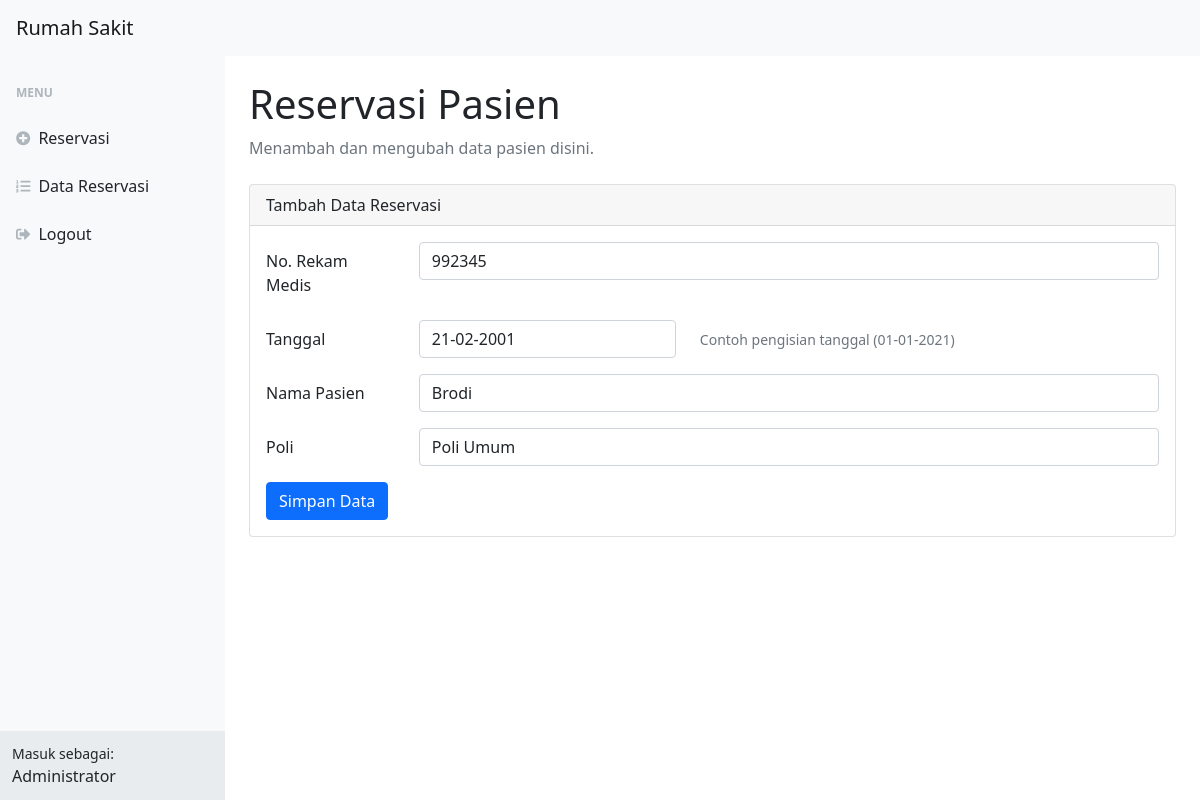
Screenshot of /index.php?op=edit&id=1 (signed in) with the database file from the repository.
### tables this page shows
CREATE TABLE `reservasi` (
  `id` int(11) NOT NULL,
  `rm` int(11) NOT NULL,
  `tanggal` varchar(10) NOT NULL,
  `namapasien` varchar(25) NOT NULL,
  `poli` varchar(25) NOT NULL
);

### function.php (called while the page is built, shortened)
<?php
$host       = "localhost";
$user       = "root";
$pass       = "";
$db         = "reservasi_db";
$koneksi    = mysqli_connect($host, $user, $pass, $db);
if (isset($_GET['op'])) {
    $op = $_GET['op'];
} else {
    $op = "";
}
if ($op == 'edit') {
    $id         = $_GET['id'];
    $sql1       = "select * from reservasi where id = '$id'";
    $q1         = mysqli_query($koneksi, $sql1);
    $r1         = mysqli_fetch_array($q1);
    $rm         = $r1['rm'];
    $tanggal    = $r1['tanggal'];
    $namapasien = $r1['namapasien'];
    $poli       = $r1['poli'];
}
?>

### index.php (the view, shortened to what this page needs)
<?php
require 'function.php';
?>
<!DOCTYPE html>
<html lang="en">
<head>
    <link href="https://cdn.jsdelivr.net/npm/simple-datatables@latest/dist/style.css" rel="stylesheet" />
    <link href="css/styles.css" rel="stylesheet" />
</head>
<body class="sb-nav-fixed">
    <nav class="sb-topnav navbar navbar-expand navbar-light bg-light">
        <a class="navbar-brand ps-3" href="index.php">Rumah Sakit</a>
    </nav>
    <div id="layoutSidenav">
        <div id="layoutSidenav_nav">
            <nav class="sb-sidenav accordion sb-sidenav-light" id="sidenavAccordion">
                <div class="sb-sidenav-menu">
                    <div class="nav">
                        <div class="sb-sidenav-menu-heading">Menu</div>
                        <a class="nav-link" href="index.php">
                            <div class="sb-nav-link-icon"><i class="fas fa-plus-circle"></i></div>
                            Reservasi
                        </a>
                        <a class="nav-link" href="tabelreservasi.php">
                            <div class="sb-nav-link-icon"><i class="fas fa-list-ol"></i></div>
                            Data Reservasi
                        </a>
                        <a class="nav-link" href="logout.php">
                            <div class="sb-nav-link-icon"><i class="fas fa-sign-out-alt"></i></div>
                            Logout
                        </a>
                    </div>
                </div>
                <div class="sb-sidenav-footer">
                    <div class="small">Masuk sebagai:</div>
                    Administrator
                </div>
            </nav>
        </div>
        <div id="layoutSidenav_content">
            <main>
                <div class="container-fluid px-4">
                    <h1 class="mt-4">Reservasi Pasien</h1>
                    <ol class="breadcrumb mb-4">
                        <li class="breadcrumb-item active">Menambah dan mengubah data pasien disini.</li>
                    </ol>
                    <div class="mx-auto">
                        <div class="card">
                            <div class="card-header">
                                Tambah Data Reservasi
                            </div>
                            <div class="card-body">
                                <form action="" method="POST">
                                    <div class="mb-3 row">
                                        <label for="rm" class="col-sm-2 col-form-label">No. Rekam Medis</label>
                                        <div class="col-sm-10">
                                            <input type="text" class="form-control" id="rm" name="rm" value="<?php echo $rm ?>">
                                        </div>
                                    </div>
                                    <div class="mb-3 row align-items-center">
                                        <label for="tanggal" class="col-sm-2 col-form-label">Tanggal</label>
                                        <div class="col-auto">
                                            <input type="text" class="form-control" id="tanggal" name="tanggal" value="<?php echo $tanggal ?>">
                                        </div>
                                        <div class="col-auto">
                                            <span id="tanggalHelp" class="form-text">
                                                Contoh pengisian tanggal (01-01-2021)
                                            </span>
                                        </div>
                                    </div>
                                    <div class="mb-3 row">
                                        <label for="namapasien" class="col-sm-2 col-form-label">Nama Pasien</label>
                                        <div class="col-sm-10">
                                            <input type="text" class="form-control" id="namapasien" name="namapasien" value="<?php echo $namapasien ?>">
                                        </div>
                                    </div>
                                    <div class="mb-3 row">
                                        <label for="poli" class="col-sm-2 col-form-label">Poli</label>
                                        <div class="col-sm-10">
                                            <select class="form-control" name="poli" id="poli">
                                                <option value="Umum" <?php if ($poli == "Umum") echo "selected" ?>>Poli
                                                    Umum</option>
                                            </select>
                                        </div>
                                    </div>
                                    <div class="col-12">
                                        <input type="submit" name="simpan" value="Simpan Data" class="btn btn-primary" />
                                    </div>
                                </form>
                            </div>
                        </div>
                    </div>
                </div>
        </div>
    </div>
</body>
</html>

### index.php (style rules this page uses)
.card { margin-top: 10px; margin-bottom: 10px; }

### rows the page displays
reservasi: rm "992345", tanggal "21-02-2001", namapasien "Brodi", poli "Poli Umum"
